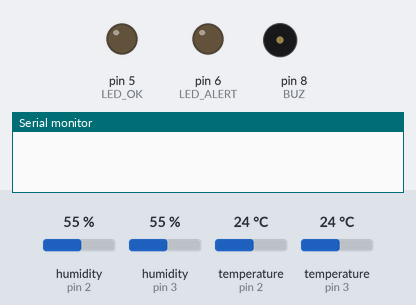
This sketch was run on a simulated Arduino Uno, built with avr-gcc and run on an emulated ATmega328P. On the bench: output pins drawn as LEDs (lit = HIGH), buzzer (waves = sounding, pin HIGH), the last lines printed to the serial monitor. Inputs (shaded band) come from the test bench; at power-on: humidity (sensors on pin 2, pin 3) 55 %, temperature (sensors on pin 2, pin 3) 24 °C.

Above: at 0.1 s.
At 13.2 s:
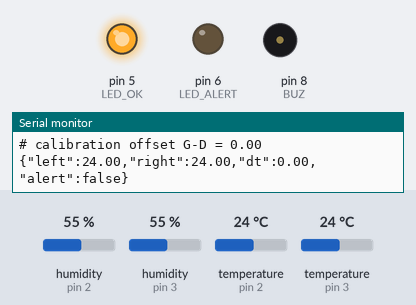
Timing chart, 0 to 14.7 s (numbered marks = the images above):
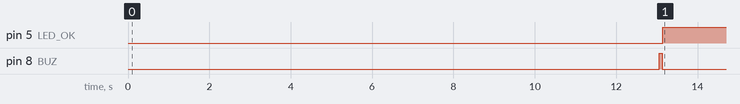

The sketch:

uno_dht_demo.ino
```cpp
/*
  Qadam - demo 2 capteurs (Arduino UNO + 2 x DHT22/DHT11)
  Bibliotheque : "DHT sensor library" (Adafruit) + "Adafruit Unified Sensor"
  Branchement :
    DHT gauche : VCC -> 5V, DATA -> D2, GND -> GND  (+ 10k entre DATA et 5V si capteur nu a 4 pattes)
    DHT droit  : VCC -> 5V, DATA -> D3, GND -> GND  (+ 10k idem)
    LED verte  : D5 -> 220R -> LED -> GND
    LED rouge  : D6 -> 220R -> LED -> GND
    Buzzer actif 5 V : D8 -> buzzer + ; buzzer - -> GND
  Sortie : une ligne JSON toutes les 2 s sur l'USB (115200 bauds), lue par mqtt_bridge.py
*/
#include <DHT.h>

#define DHTTYPE DHT22          // mettre DHT11 si ce sont des DHT11 (bleus)
const byte PIN_L = 2, PIN_R = 3, LED_OK = 5, LED_ALERT = 6, BUZ = 8;
const float SEUIL = 2.2;       // difference gauche/droite en degres C
const byte PERSISTANCE = 5;    // 5 lectures de suite (~10 s) au-dessus du seuil = alerte

DHT dhtL(PIN_L, DHTTYPE), dhtR(PIN_R, DHTTYPE);
float offset = 0;              // correction mesuree au demarrage (capteurs a l'air libre)
byte compteur = 0;

void setup() {
  Serial.begin(115200);
  pinMode(LED_OK, OUTPUT); pinMode(LED_ALERT, OUTPUT); pinMode(BUZ, OUTPUT);
  dhtL.begin(); dhtR.begin();
  delay(2500);
  // calibration : personne sur le tapis, 5 lectures
  float s = 0; byte n = 0;
  for (byte i = 0; i < 5; i++) {
    float l = dhtL.readTemperature(), r = dhtR.readTemperature();
    if (!isnan(l) && !isnan(r)) { s += l - r; n++; }
    delay(2100);
  }
  if (n) offset = s / n;
  Serial.print(F("# calibration offset G-D = ")); Serial.println(offset, 2);
  digitalWrite(BUZ, HIGH); delay(80); digitalWrite(BUZ, LOW);
}

void loop() {
  float l = dhtL.readTemperature();
  float r = dhtR.readTemperature() + offset;    // aligne le capteur droit sur le gauche
  if (isnan(l) || isnan(r)) { Serial.println(F("# erreur lecture DHT")); delay(2000); return; }
  float dt = fabs(l - r);
  compteur = (dt >= SEUIL) ? min(compteur + 1, 250) : 0;
  bool alerte = compteur >= PERSISTANCE;
  digitalWrite(LED_OK, !alerte);
  digitalWrite(LED_ALERT, alerte);
  if (compteur == PERSISTANCE) { digitalWrite(BUZ, HIGH); delay(300); digitalWrite(BUZ, LOW); }  // un seul bip
  Serial.print(F("{\"left\":")); Serial.print(l, 2);
  Serial.print(F(",\"right\":")); Serial.print(r, 2);
  Serial.print(F(",\"dt\":")); Serial.print(dt, 2);
  Serial.print(F(",\"alert\":")); Serial.print(alerte ? F("true") : F("false"));
  Serial.println('}');
  delay(2000);                                   // le DHT22 ne lit pas plus vite que toutes les 2 s
}
```

Measured:
- by itself, pin 5 (LED_OK): LOW → HIGH at 13.1 s
